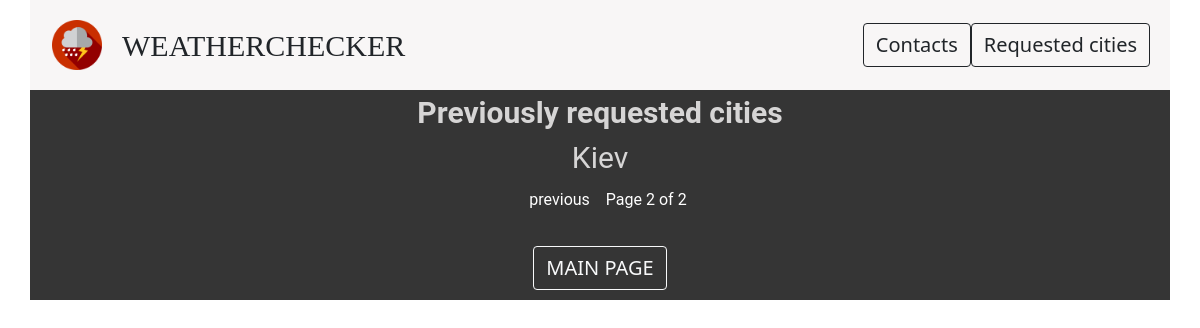
/completed_requests?page=3, run on an earlier commit of the app's database.
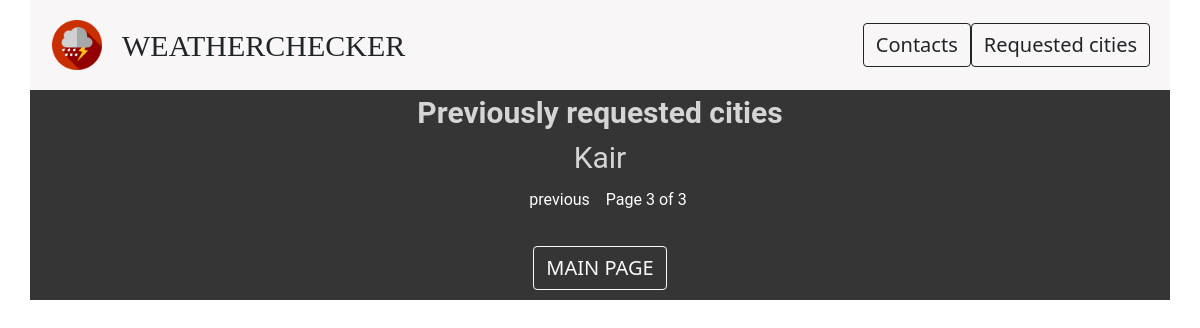
And on a later commit of the database.
### checker/models.py (models this page shows)
class WeatherStory(models.Model):
    city_name = models.CharField(max_length=250)
    current_temperature = models.DecimalField(max_digits=5, decimal_places=2)
    feels_like_temperature = models.DecimalField(max_digits=5, decimal_places=2)  # noqa
    wind_speed = models.DecimalField(max_digits=5, decimal_places=2)
    time_created = models.DateTimeField()
    def __str__(self):
        return self.city_name

### checker/views.py (the view)
def completed_requests(request):
    cities_list = WeatherStory.objects.all()
    paginator = Paginator(cities_list, settings.NUMBER)
    page_number = request.GET.get("page")
    try:
        page_cities = paginator.page(page_number)
    except PageNotAnInteger:
        page_cities = paginator.page(1)
    except EmptyPage:
        page_cities = paginator.page(paginator.num_pages)
    return render(
        request, "checker/cities_on_page.html", {"page_cities": page_cities}  # noqa
    )

### checker/templates/checker/cities_on_page.html (shortened to what this page needs)
{% extends 'checker/main.html' %}
{% load static %}
{% block content %}
    <div class="container background2">
        <div class="box7 mission1">
            <div style="font-weight: 700; width: 70%" class="box8"> Previously requested cities </div>
            {% for city in page_cities %}
            <div style="width: 70%" class="box8"> {{ city }} </div>
            {% endfor %}
        </div>
        <p class="box7">
            {% if page_cities.has_previous %}
                <a href="?page={{ page_cities.previous_page_number }}" style="color: white" class="nav-link">previous</a>
            {% endif %}
            <span class="box10">
                Page {{ page_cities.number }} of {{ page_cities.paginator.num_pages }}
            </span>
        </p>
        <div class="box4">
        <a href="{% url 'main' %}" class="btn btn-outline-light">MAIN PAGE</a>
        </div>
    </div>
{% endblock %}

What changed in the data, as far as the page shows it:
no longer on this page (row edited): WeatherStory: city_name "Kiev"
added WeatherStory: city_name "Kair"
Also different on the page:
{{ page_cities.number }}: "2" → "3"
{{ page_cities.paginator.num_pages }}: "2" → "3"
